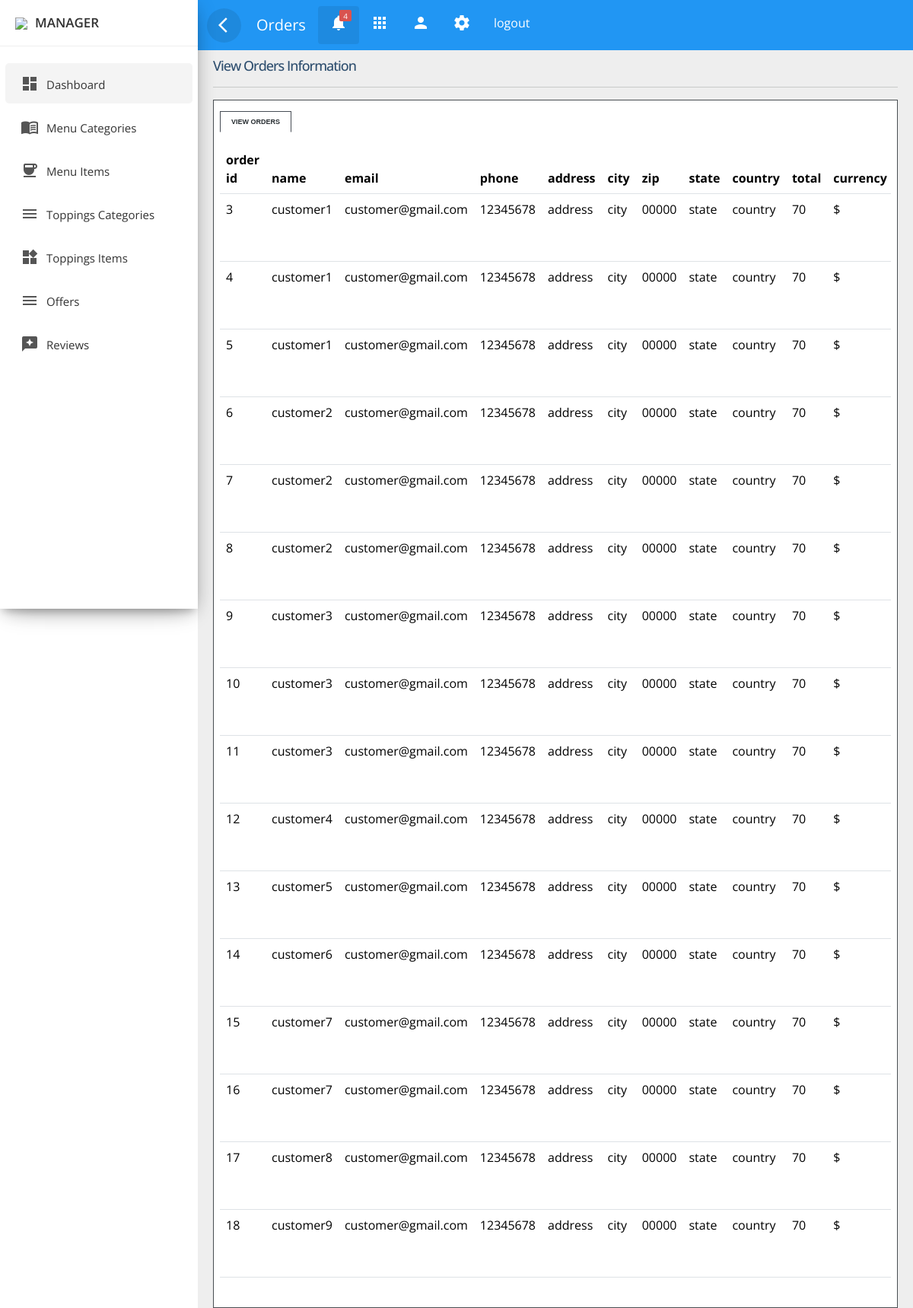
Page /admin_panel/manager/view_orders.php (signed in) on the committed database.
### tables this page shows
CREATE TABLE `orderinfo` (
  `order_id` int(11) NOT NULL,
  `customer_name` varchar(30) NOT NULL,
  `customer_email` varchar(30) NOT NULL,
  `customer_phone` varchar(30) NOT NULL,
  `customer_address` varchar(1000) NOT NULL,
  `customer_city` varchar(30) NOT NULL,
  `customer_zip` varchar(30) NOT NULL,
  `customer_state` varchar(30) NOT NULL,
  `customer_country` varchar(30) NOT NULL,
  `order_total` float NOT NULL,
  `order_currency` varchar(5) NOT NULL,
  `order_date` varchar(30) NOT NULL
);

### admin_panel/manager/view_orders.php (the view, shortened to what this page needs)
<!doctype html>
<html lang="en">
<head>
	<link rel="stylesheet" href="../../plugins/bootstrap-5.1.3/css/bootstrap.min.css">
    <link rel="stylesheet" href="../css/custom.css">
	<link rel="stylesheet" href="../css/sidebar.css">
	<link rel="stylesheet" href="../css/top_navbar.css">
	<link rel="stylesheet" href="../css/tabbed_box.css">
</head>
<body>
<?php
include_once('../../includes/db_connect.php');
?>
<div class="wrapper">
        <?php
		include('../includes/manager_sidebar.php'); ?>
        <div id="content">
        <?php
			$section="Orders";
			include('../includes/top_navbar.php'); ?>
			<div class="main-content">
				<div id="tabbed_box" class="tabbed_box">
					<h4>View Orders Information</h4>
					<hr />
					<div class="tabbed_area">
						<ul class="tabs">
							<li><a href="javascript:tabSwitch('tab_1', 'content_1');" id="tab_1" class="active">View Orders</a></li>
						</ul>
						<div id="content_1" class="content">
                            <div class="row ">
								<div class="col-lg-12 col-md-12">
									<div class="card">
										<div class="card-content table-responsive">
											<table class="table table-hover">
												<thead class="text-primary">
													<tr>
														<th>order id</th>
														<th>name</th>
														<th>email </th>
														<th>phone </th>
														<th>address </th>
														<th>city </th>
														<th>zip</th>
														<th>state</th>
                                                        <th>country</th>
                                                        <th>total</th>
														<th>currency</th>
													</tr>
												</thead>
												<tbody>
													<?php
														$result = mysqli_query($conn,"SELECT * FROM orderinfo");
														while ($row = mysqli_fetch_assoc($result)) { ?>
															<tr>
																<td><?php echo $row['order_id']; ?></td>
                                                                <td><?php echo $row['customer_name']; ?></td>
                                                                <td><?php echo $row['customer_email']; ?></td>
                                                                <td><?php echo $row['customer_phone']; ?></td>
                                                                <td><?php echo $row['customer_address']; ?></td>
                                                                <td><?php echo $row['customer_city']; ?></td>
                                                                <td><?php echo $row['customer_zip']; ?></td>
                                                                <td><?php echo $row['customer_state']; ?></td>
                                                                <td><?php echo $row['customer_country']; ?></td>
                                                                <td><?php echo $row['order_total']; ?></td>
                                                                <td><?php echo $row['order_currency']; ?></td>
														<?php } ?>
												</tbody>
											</table>
										</div>
									</div>
								</div>
							</div>
						</div>
					</div>
				</div>
			</div>
		</div>
</div>
</body>
</html>

### admin_panel/includes/manager_sidebar.php (shortened to what this page needs)
<nav id="sidebar">
            <div class="sidebar-header">
                <h3><img src="../../images/managers/<?php echo $_SESSION['manager_image'] ?>" class="img-fluid"/><span><?php echo $_SESSION['manager_username'] ?></span></h3>
            </div>
            <ul class="list-unstyled components">
                <li  class="active">
                        <a href="manager_dashboard.php" class="dashboard"><i class="material-icons">dashboard</i><span>Dashboard</span></a>
                </li>
                <li class="">
                    <a href="manager_menu.php"><i class="material-icons">menu_book</i><span>Menu Categories</span></a>
                </li>
                <li class="">
                    <a href="manager_menuItems.php"><i class="material-icons">coffee</i><span>Menu Items</span></a>
                </li>
                <li class="">
                    <a href="manager_toppingsCategory.php"><i class="material-icons">menu</i><span>Toppings Categories</span></a>
                </li>
                <li class="">
                    <a href="manager_toppings.php"><i class="material-icons">widgets</i><span>Toppings Items</span></a>
                </li>
                 <li class="">
                    <a href="manager_addOffers.php"><i class="material-icons">menu</i><span>Offers</span></a>
                </li>
                <li class="">
                    <a href="view_reviews.php"><i class="material-icons">reviews</i><span>Reviews</span></a>
                </li>
            </ul>
</nav>

### admin_panel/includes/top_navbar.php (shortened to what this page needs)
<div class="top-navbar">
            <nav class="navbar navbar-expand-lg">
                <div class="container-fluid">
                    <button type="button" id="sidebarCollapse" class="d-xl-block d-lg-block d-md-mone d-none">
                        <span class="material-icons">arrow_back_ios</span>
                    </button>
					<a class="navbar-brand" href="#"> <?php echo $section ?> </a>
                    <div class="collapse navbar-collapse d-lg-block d-xl-block d-sm-none d-md-none d-none" id="navbarSupportedContent">
                        <ul class="nav navbar-nav ml-auto">
                            <li class="dropdown nav-item active">
                                <a href="#" class="nav-link" data-toggle="dropdown">
                                   <span class="material-icons">notifications</span>
								   <span class="notification">4</span>
                               </a>
                            </li>
                            <li class="nav-item">
                                <a class="nav-link" href="#">
								<span class="material-icons">apps</span>
								</a>
                            </li>
                            <li class="nav-item">
                                <a class="nav-link" href="#">
								<span class="material-icons">person</span>
								</a>
                            </li>
							<li class="nav-item">
                                <a class="nav-link" href="#">
								<span class="material-icons">settings</span>
								</a>
                            </li>
                            <li class="nav-item" id="logout">
                                <a class="nav-link" href="../logout.php">
								logout
								</a>
                            </li>
                        </ul>
                    </div>
                </div>
            </nav>
</div>

### admin_panel/css/custom.css (style rules this page uses)
:root { --green: #27ae60; --light-green: rgb(106, 230, 106); --black: #192a56; --orange: #ffb674; --dark-orange: #fc8d67; --light-orange: #fec5b1; --green2: #369583; --purple: #8c74ff; --blue: #74bdff; --light-blue: #74e7ff; --light-pink: #ffb3e4; --brown: #564519; --pink: #ff7497; --light-color: #666; --box-shadow: 0 0.5rem 1.5rem rgba(0, 0, 0, 0.1); }
body, html { font-family: 'Roboto', sans-serif; color: #555e58; font-weight: 400; margin:0px; padding:0px; }
button { border:none; outline:none; background-color:transparent; }
a { color: #333; font-weight: 400; }
button { cursor:pointer; }
ul, ol { padding: 0; margin:0px; list-style: none; }
a, a:hover, a:focus { color: #333; text-decoration: none; transition: all 0.3s; }
.material-icons { font-family: 'Material Icons'; font-weight: normal; font-style: normal; font-size: 24px; display: inline-block; line-height: 1; text-transform: none; letter-spacing: normal; word-wrap: normal; white-space: nowrap; direction: ltr; -webkit-font-smoothing: antialiased; text-rendering: optimizeLegibility; -moz-osx-font-smoothing: grayscale; font-feature-settings: 'liga'; }
.wrapper { position: relative; width:100%; overflow:auto; }
@media only screen and (min-width:992px) { #content { width: calc(100% - 260px); position: relative; float: right; transition: all 0.3s; background-color: #EEEEEE; } }

### admin_panel/css/sidebar.css (style rules this page uses)
#sidebar { position:fixed; height:100vh!important; top: 0; bottom: 0; left: 0; z-index:11; width: 260px; overflow:auto; transition:all 0.3s ; background: #FFFFFF; box-shadow: 0 10px 30px -12px rgb(0 0 0 / 42%), 0 4px 25px 0px rgb(0 0 0 / 12%), 0 8px 10px -5px rgb(0 0 0 / 20%); }
#sidebar .sidebar-header { padding:20px; background-color:#ffffff; border-bottom:1px solid #eee; }
.sidebar-header h3 { color:#333; font-size:17px; margin:0px; text-transform:uppercase; transition:all 0.5s ease; font-weight:600; }
.sidebar-header h3 img { width:45px; margin-right:10px; }
#sidebar ul li { padding:2px 7px; }
#sidebar ul li.active>a { color: #333; background-color: rgba(200, 200, 200, 0.2); }
#sidebar ul.components { padding: 20px 0; }
#sidebar ul li a { padding: 10px; line-height: 30px; border-radius:5px; font-size: 15px; position:relative; font-weight: 400; display: block; }
#sidebar ul li a span { text-transform:capitalize; display:inline-block; }
#sidebar ul li a i { position: relative; margin-right: 10px; top: 5px; color: #555555; margin-left: 10px; }

### admin_panel/css/top_navbar.css (style rules this page uses)
#content { position: relative; transition: all 0.3s; background-color: #EEEEEE; }
.top-navbar { width:100%; z-index:9; position:relative; }
.main-content { padding:10px 20px 0px 20px; position: relative; width: 100%; }
.navbar { background-color: #2196F3; color: #FFFFFF; }
.navbar-brand { color: #FFFFFF; }
.navbar button { background-color:transparent; border:none; }
.navbar button span { color:#fff; }
#sidebarCollapse { border-radius:50%; width:45px; height:45px; text-align:center; line-height:45px; margin-right:20px; border:none; color: #FFFFFF; background-color: rgba(0, 0, 0, 0.09); }
#sidebarCollapse span { margin: 9px; padding: 0px; }
.navbar-nav > li.active { color: #FFFFFF; border-radius:4px; background-color: rgba(0, 0, 0, 0.08); }
.navbar-nav > li > a { color: #FFFFFF; }
.navbar .notification { position: absolute; top: 5px; right: 10px; display: block; font-size: 9px; border: 0px; font-size: 10px; background: #d9534f; min-width: 15px; text-align: center; padding: 1px 5px; height: 15px; border-radius: 2px; line-height: 14px; }
.navbar-nav li a { position: relative; display: block; padding: 10px 15px!important; cursor: pointer; }

### rows in the picture
orderinfo: order_id "3", customer_name "customer1", customer_email "customer@gmail.com", customer_phone "12345678", customer_address "address", customer_city "city", customer_zip "00000", customer_state "state", customer_country "country", order_total "70", order_currency "$"
orderinfo: order_id "4", customer_name "customer1", customer_email "customer@gmail.com", customer_phone "12345678", customer_address "address", customer_city "city", customer_zip "00000", customer_state "state", customer_country "country", order_total "70", order_currency "$"
orderinfo: order_id "5", customer_name "customer1", customer_email "customer@gmail.com", customer_phone "12345678", customer_address "address", customer_city "city", customer_zip "00000", customer_state "state", customer_country "country", order_total "70", order_currency "$"
orderinfo: order_id "6", customer_name "customer2", customer_email "customer@gmail.com", customer_phone "12345678", customer_address "address", customer_city "city", customer_zip "00000", customer_state "state", customer_country "country", order_total "70", order_currency "$"
orderinfo: order_id "7", customer_name "customer2", customer_email "customer@gmail.com", customer_phone "12345678", customer_address "address", customer_city "city", customer_zip "00000", customer_state "state", customer_country "country", order_total "70", order_currency "$"
orderinfo: order_id "8", customer_name "customer2", customer_email "customer@gmail.com", customer_phone "12345678", customer_address "address", customer_city "city", customer_zip "00000", customer_state "state", customer_country "country", order_total "70", order_currency "$"
orderinfo: order_id "9", customer_name "customer3", customer_email "customer@gmail.com", customer_phone "12345678", customer_address "address", customer_city "city", customer_zip "00000", customer_state "state", customer_country "country", order_total "70", order_currency "$"
orderinfo: order_id "10", customer_name "customer3", customer_email "customer@gmail.com", customer_phone "12345678", customer_address "address", customer_city "city", customer_zip "00000", customer_state "state", customer_country "country", order_total "70", order_currency "$"
orderinfo: order_id "11", customer_name "customer3", customer_email "customer@gmail.com", customer_phone "12345678", customer_address "address", customer_city "city", customer_zip "00000", customer_state "state", customer_country "country", order_total "70", order_currency "$"
orderinfo: order_id "12", customer_name "customer4", customer_email "customer@gmail.com", customer_phone "12345678", customer_address "address", customer_city "city", customer_zip "00000", customer_state "state", customer_country "country", order_total "70", order_currency "$"
orderinfo: order_id "13", customer_name "customer5", customer_email "customer@gmail.com", customer_phone "12345678", customer_address "address", customer_city "city", customer_zip "00000", customer_state "state", customer_country "country", order_total "70", order_currency "$"
orderinfo: order_id "14", customer_name "customer6", customer_email "customer@gmail.com", customer_phone "12345678", customer_address "address", customer_city "city", customer_zip "00000", customer_state "state", customer_country "country", order_total "70", order_currency "$"
orderinfo: order_id "15", customer_name "customer7", customer_email "customer@gmail.com", customer_phone "12345678", customer_address "address", customer_city "city", customer_zip "00000", customer_state "state", customer_country "country", order_total "70", order_currency "$"
orderinfo: order_id "16", customer_name "customer7", customer_email "customer@gmail.com", customer_phone "12345678", customer_address "address", customer_city "city", customer_zip "00000", customer_state "state", customer_country "country", order_total "70", order_currency "$"
orderinfo: order_id "17", customer_name "customer8", customer_email "customer@gmail.com", customer_phone "12345678", customer_address "address", customer_city "city", customer_zip "00000", customer_state "state", customer_country "country", order_total "70", order_currency "$"
orderinfo: order_id "18", customer_name "customer9", customer_email "customer@gmail.com", customer_phone "12345678", customer_address "address", customer_city "city", customer_zip "00000", customer_state "state", customer_country "country", order_total "70", order_currency "$"

### other values in the picture
$_SESSION['manager_username'] "MANAGER"
$section "Orders"
